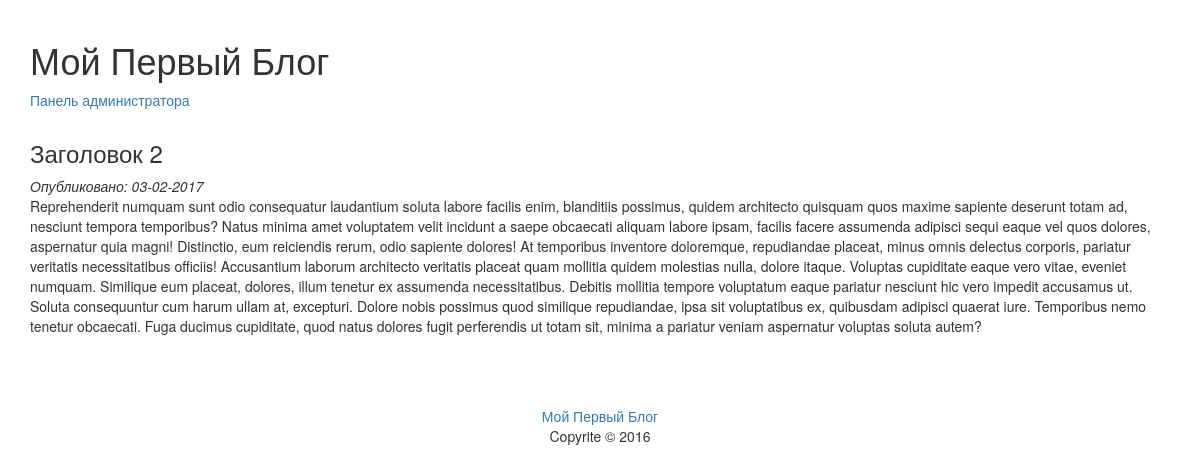
Page /article.php?id=2 on the committed database.
### tables this page shows
CREATE TABLE `articles` (
  `id` int(11) UNSIGNED NOT NULL,
  `title` varchar(255) NOT NULL,
  `content` text NOT NULL,
  `posted` date NOT NULL
);

### article.php (called while the page is built)
<?php
require_once ("db.php");
require_once ("models/articles.php");
$connection = db_connect();
$article = article_get($connection, $_GET['id']);
include ("views/article.php");
?>

### models/articles.php (called while the page is built, shortened)
<?php
function article_get($connection, $id_article)
{
	$query = sprintf("SELECT * FROM articles WHERE id = %d", (int)$id_article);
	$res = mysqli_query($connection, $query);
	$article = mysqli_fetch_assoc($res);
	return $article;
}
function publish_date($date)
{
	return date('d-m-Y', strtotime($date));
}
?>

### views/article.php (the view, shortened to what this page needs)
<!DOCTYPE html>
<html>
<head>
	<link rel="stylesheet" href="style.css">
	<link rel="stylesheet" href="https://maxcdn.bootstrapcdn.com/bootstrap/3.3.7/css/bootstrap.min.css">
</head>
<body>
<div class="main">
	<div class="container">
		<h1>Мой Первый Блог</h1>
		<a href="/blog/admin">Панель администратора</a>
		<div class="article">
			<h3>
				<?=$article['title']?>
			</h3>
			<em>Опубликовано: <?=publish_date($article["posted"])?></em>
			<p><?=$article['content']?></p>
		</div>
	</div>
</div>
<footer class="footer">
	<p><a href='/blog'>Мой Первый Блог</a> <br>Copyrite &copy 2016</p>
</footer>
</body>
</html>

### style.css (style rules this page uses)
body { display: -webkit-flex; display: -moz-flex; display: -ms-flex; display: -o-flex; display: flex; justify-content: space-between; flex-direction: column; }
.container { padding-top: 20px; }
footer { height: 60px; text-align: center; padding: 10px 0; }
.article { margin-top: 30px; margin-bottom: 30px; border-bottom: 1px solid #f2f2f2; padding-bottom: 20px; }
.article:last-of-type { border-bottom: 0; }

### rows in the picture
articles: title "Заголовок 2", posted "03-02-2017", content "Reprehenderit numquam sunt odio consequatur laudantium soluta labore facilis enim, blanditiis possimus, quidem architecto quisquam quos maxime sapiente deserunt totam ad, nesciunt tempora temporibus? Natus minima amet voluptatem velit incidunt a saepe obcaecati aliquam labore ipsam, facilis facere assumenda adipisci sequi eaque vel quos dolores, aspernatur quia magni! Distinctio, eum reiciendis rerum, odio sapiente dolores! At temporibus inventore doloremque, repudiandae placeat, minus omnis delectus corporis, pariatur veritatis necessitatibus officiis! Accusantium laborum architecto veritatis placeat quam mollitia quidem molestias nulla, dolore itaque. Voluptas cupiditate eaque vero vitae,…"
